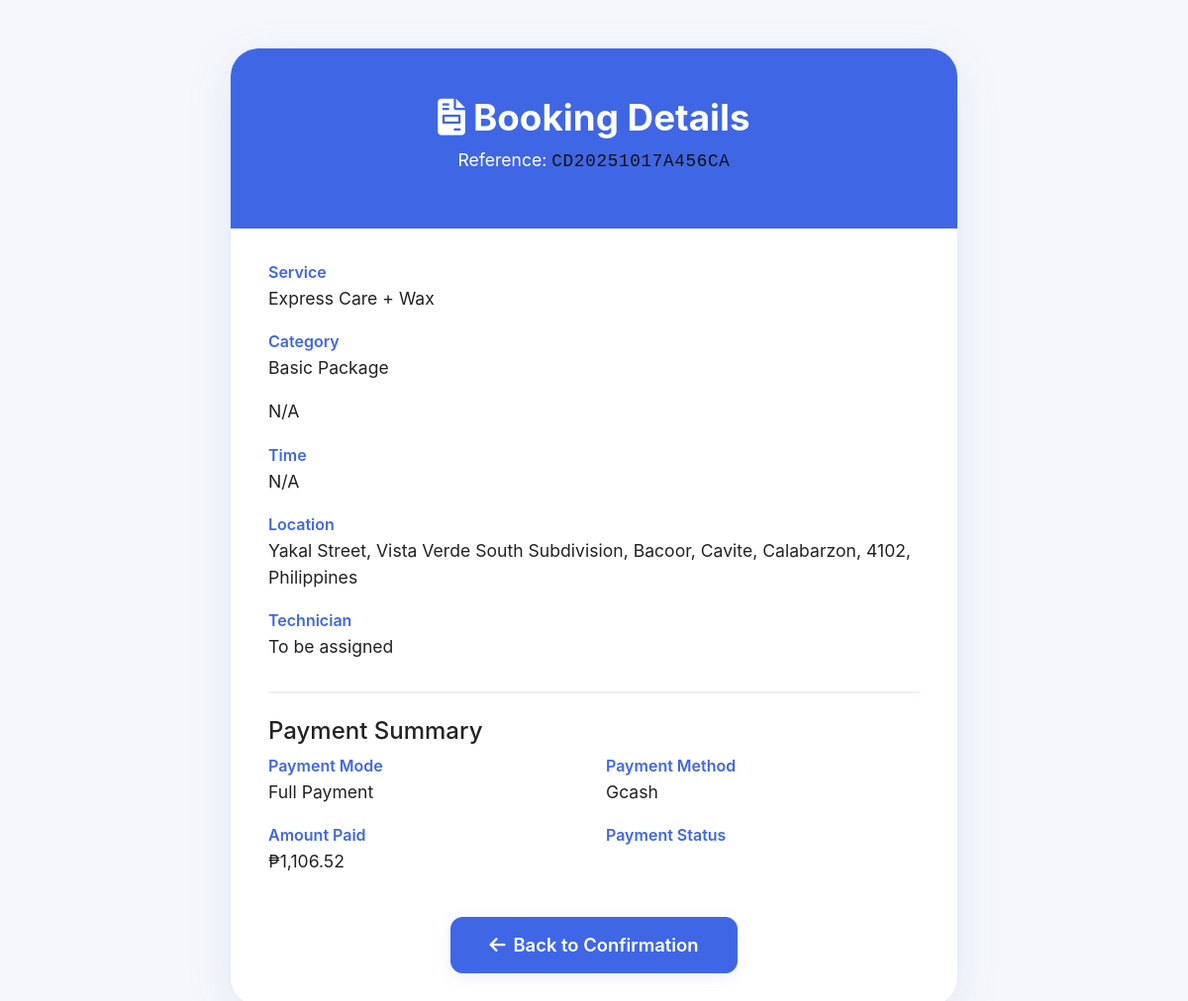
The page /user/booking/booking_details.php?booking_id=12 (signed in) on the database its author committed.
### tables this page shows
CREATE TABLE `bookings` (
  `booking_id` int(11) NOT NULL,
  `booking_reference` varchar(20) NOT NULL,
  `user_id` int(11) NOT NULL,
  `service_id` int(11) NOT NULL,
  `vehicle_size` enum('small','medium','large') NOT NULL DEFAULT 'medium',
  `vehicle_id` int(11) DEFAULT NULL COMMENT 'Reference to user_vehicles table',
  `add_on_services` text DEFAULT NULL,
  `booking_date` date NOT NULL,
  `booking_time` time NOT NULL,
  `estimated_duration` int(11) DEFAULT 120,
  `service_address` text NOT NULL,
  `service_lat` decimal(10,8) DEFAULT NULL,
  `service_lng` decimal(11,8) DEFAULT NULL,
  `travel_fee` decimal(10,2) DEFAULT 0.00,
  `landmark_instructions` text DEFAULT NULL,
  `vehicle_year` int(4) DEFAULT NULL,
  `vehicle_make` varchar(50) DEFAULT NULL,
  `vehicle_model` varchar(50) DEFAULT NULL,
  `vehicle_body_type` varchar(30) DEFAULT NULL,
  `vehicle_color` varchar(30) DEFAULT NULL,
  `license_plate` varchar(20) DEFAULT NULL,
  `special_instructions` text DEFAULT NULL,
  `base_service_price` decimal(10,2) NOT NULL,
  `add_ons_total` decimal(10,2) DEFAULT 0.00,
  `subtotal` decimal(10,2) NOT NULL,
  `vat_amount` decimal(10,2) DEFAULT 0.00,
  `promo_discount` decimal(10,2) DEFAULT 0.00,
  `promo_code` varchar(50) DEFAULT NULL,
  `total_amount` decimal(10,2) NOT NULL,
  `payment_mode` enum('deposit_50','full_payment') NOT NULL DEFAULT 'deposit_50',
  `deposit_amount` decimal(10,2) DEFAULT 0.00,
  `remaining_amount` decimal(10,2) DEFAULT 0.00,
  `payment_method` enum('gcash','maya','credit_card','bank_transfer','cash') DEFAULT NULL,
  `status` enum('pending','confirmed','assigned','in_progress','completed','cancelled','rejected') DEFAULT 'pending',
  `payment_status` enum('pending','partial','paid','refunded') DEFAULT 'pending',
  `admin_confirmed_by` int(11) DEFAULT NULL,
  `admin_confirmed_at` timestamp NULL DEFAULT NULL,
  `admin_notes` text DEFAULT NULL,
  `rejection_reason` text DEFAULT NULL,
  `slot_locked_until` timestamp NULL DEFAULT NULL,
  `auto_cancel_after` timestamp NULL DEFAULT NULL,
  `receipt_sent` tinyint(1) DEFAULT 0,
  `confirmation_email_sent` tinyint(1) DEFAULT 0,
  `confirmation_sms_sent` tinyint(1) DEFAULT 0,
  `created_at` timestamp NOT NULL DEFAULT current_timestamp(),
  `updated_at` timestamp NOT NULL DEFAULT current_timestamp() ON UPDATE current_timestamp()
);

CREATE TABLE `services` (
  `service_id` int(11) NOT NULL,
  `category` varchar(50) NOT NULL,
  `service_name` varchar(100) NOT NULL,
  `description` text DEFAULT NULL,
  `price_small` decimal(10,2) NOT NULL,
  `price_medium` decimal(10,2) NOT NULL,
  `price_large` decimal(10,2) NOT NULL,
  `duration_minutes` int(11) DEFAULT 60,
  `included_items` text DEFAULT NULL,
  `free_items` text DEFAULT NULL,
  `is_active` tinyint(1) DEFAULT 1,
  `created_at` timestamp NOT NULL DEFAULT current_timestamp()
);

CREATE TABLE `payments` (
  `payment_id` int(11) NOT NULL,
  `booking_id` int(11) NOT NULL,
  `user_id` int(11) NOT NULL,
  `payment_type` enum('deposit','final','full','refund') NOT NULL,
  `amount` decimal(10,2) NOT NULL,
  `payment_method` enum('gcash','maya','credit_card','bank_transfer','cash') NOT NULL,
  `payment_status` enum('pending','processing','completed','failed','cancelled','refunded') DEFAULT 'pending',
  `refund_status` enum('none','pending','refunded') NOT NULL DEFAULT 'none',
  `transaction_id` varchar(100) DEFAULT NULL,
  `gateway_reference` varchar(100) DEFAULT NULL,
  `gateway_response` text DEFAULT NULL,
  `processed_by` int(11) DEFAULT NULL,
  `payment_date` timestamp NULL DEFAULT NULL,
  `confirmation_date` timestamp NULL DEFAULT NULL,
  `refund_amount` decimal(10,2) DEFAULT 0.00,
  `refund_date` timestamp NULL DEFAULT NULL,
  `refund_reason` text DEFAULT NULL,
  `notes` text DEFAULT NULL,
  `created_at` timestamp NOT NULL DEFAULT current_timestamp(),
  `updated_at` timestamp NOT NULL DEFAULT current_timestamp() ON UPDATE current_timestamp(),
  `is_test` tinyint(1) NOT NULL DEFAULT 0
);

### user/booking/booking_details.php (the view, shortened to what this page needs)
<?php
require_once '../../includes/config.php';
$booking_id = isset($_GET['booking_id']) ? intval($_GET['booking_id']) : null;
$stmt = $pdo->prepare("SELECT * FROM bookings WHERE booking_id = ?");
$stmt->execute([$booking_id]);
$booking = $stmt->fetch(PDO::FETCH_ASSOC);
$service_stmt = $pdo->prepare("SELECT * FROM services WHERE service_id = ?");
$service_stmt->execute([$booking['service_id']]);
$service = $service_stmt->fetch(PDO::FETCH_ASSOC);
$payment_stmt = $pdo->prepare("SELECT * FROM payments WHERE booking_id = ? AND user_id = ? ORDER BY payment_id DESC LIMIT 1");
$payment_stmt->execute([$booking_id, $_SESSION['user_id']]);
$payment = $payment_stmt->fetch(PDO::FETCH_ASSOC);
?>
<!DOCTYPE html>
<html lang="en">
<head>
    <link href="https://cdn.jsdelivr.net/npm/bootstrap@5.3.0/dist/css/bootstrap.min.css" rel="stylesheet">
    <link href="https://cdnjs.cloudflare.com/ajax/libs/font-awesome/6.0.0/css/all.min.css" rel="stylesheet">
</head>
<body>
    <div class="container">
        <div class="row justify-content-center">
            <div class="col-lg-8">
                <div class="details-card">
                    <div class="details-header">
                        <h1><i class="fas fa-file-invoice me-2"></i>Booking Details</h1>
                        <div class="details-value">Reference: <span style="color:#111;font-family:'SF Mono','Menlo','Consolas',monospace;letter-spacing:0.04em;"><?= htmlspecialchars($booking['booking_reference']) ?></span></div>
                    </div>
                    <div class="details-section">
                        <div class="details-label">Service</div>
                        <div class="details-value"><?= htmlspecialchars($service['service_name']) ?></div>
                        <div class="details-label">Category</div>
                        <div class="details-value"><?= htmlspecialchars($service['category']) ?></div>
                    <div class="summary-card booking-summary-highlight">
                        <div class="details-value"><?= htmlspecialchars($booking['service_date'] ?? 'N/A') ?></div>
                        <div class="details-label">Time</div>
                        <div class="details-value"><?= htmlspecialchars($booking['service_time'] ?? 'N/A') ?></div>
                        <div class="details-label">Location</div>
                        <div class="details-value"><?= htmlspecialchars($booking['service_address']) ?></div>
                        <div class="details-label">Technician</div>
                        <div class="details-value"><?= htmlspecialchars($booking['technician_name'] ?? 'To be assigned') ?></div>
                        <hr class="details-divider" />
                        <div class="summary-card">
                            <h4>Payment Summary</h4>
                            <div class="row">
                                <div class="col-6">
                                    <div class="details-label">Payment Mode</div>
                                    <div class="details-value"><?= ($booking['payment_mode'] ?? '') === '50_percent' ? '50% Deposit' : 'Full Payment' ?></div>
                                </div>
                                <div class="col-6">
                                    <div class="details-label">Payment Method</div>
                                    <div class="details-value text-capitalize"><?= htmlspecialchars($booking['payment_method'] ?? 'N/A') ?></div>
                                </div>
                                <div class="col-6">
                                    <div class="details-label">Amount Paid</div>
                                    <div class="details-value">₱<?= number_format($payment['amount'] ?? 0, 2) ?></div>
                                </div>
                                <div class="col-6">
                                    <div class="details-label">Payment Status</div>
                                </div>
                            </div>
                        </div>
                        <div class="text-center mt-4">
                            <a href="booking_confirmation.php?booking_id=<?= $booking_id ?>" class="btn btn-primary"><i class="fas fa-arrow-left me-2"></i>Back to Confirmation</a>
                        </div>
                    </div>
                </div>
            </div>
        </div>
    </div>
</body>
</html>

### user/booking/booking_details.php (style rules this page uses)
body { background: #f5f7fa; min-height: 100vh; color: #222; font-family: -apple-system, BlinkMacSystemFont, 'San Francisco', 'Helvetica Neue', Helvetica, Arial, sans-serif; }
.details-card { background: #fff; border-radius: 28px; box-shadow: 0 12px 48px rgba(63,103,229,0.10); overflow: hidden; border: 1.5px solid #e3eafd; padding: 0 0 32px 0; margin-top: 48px; animation: fadeIn 0.7s cubic-bezier(.4,0,.2,1); }
.details-header { background: #3f67e5; color: #fff; padding: 48px 32px 36px 32px; text-align: center; border-top-left-radius: 28px; border-top-right-radius: 28px; }
.details-header h1 { font-size: 2.3rem; font-weight: 700; margin-bottom: 0.5rem; }
.details-section { padding: 32px 38px 0 38px; }
.details-label { font-weight: 600; color: #3f67e5; margin-bottom: 2px; }
.details-value { font-size: 1.1rem; margin-bottom: 18px; }
.details-divider { border: none; border-top: 2px solid #e3eafd; margin: 32px 0 24px 0; opacity: 0.7; }
.btn-primary, .btn-primary:active, .btn-primary:focus, .btn-primary:hover { background: #3f67e5 !important; border-color: #3f67e5 !important; color: #fff !important; box-shadow: 0 4px 16px 0 rgba(63,103,229,0.10); font-size: 1.15rem; font-weight: 600; border-radius: 12px; padding: 14px 38px; }

### rows shown on the page
bookings: booking_reference "CD20251017A456CA", service_address "Yakal Street, Vista Verde South Subdivision, Bacoor, Cavite, Calabarzon, 4102, Philippines", payment_method "Gcash"
services: service_name "Express Care + Wax", category "Basic Package"
payments: amount "1,106.52"

### other values the page prints
$booking['service_date'] "N/A"
$booking['service_time'] "N/A"
$booking['technician_name'] "To be assigned"
